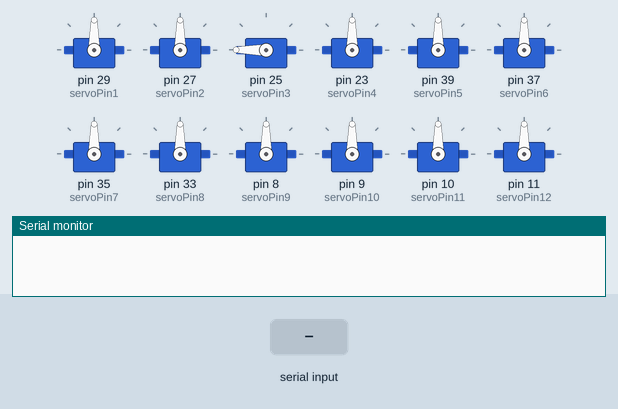
This sketch was run on a simulated Arduino Mega 2560, built with avr-gcc and run on an emulated ATmega2560. Shown: 12 × servo, the last lines printed to the serial monitor. Inputs (shaded band) come from the test bench.

Above: at 2.2 s.
2.3 s: "a" received over Serial
At 3.77 s:
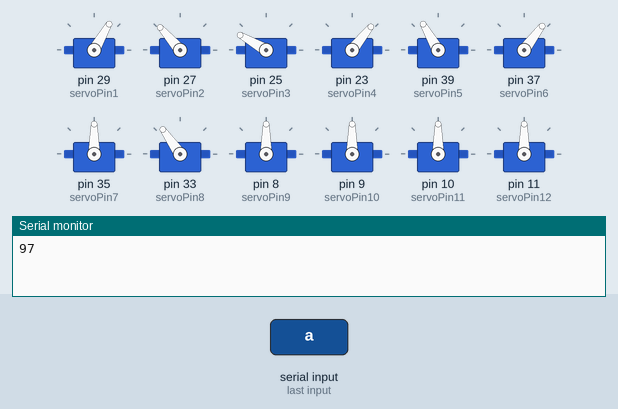
At 4.8 s:
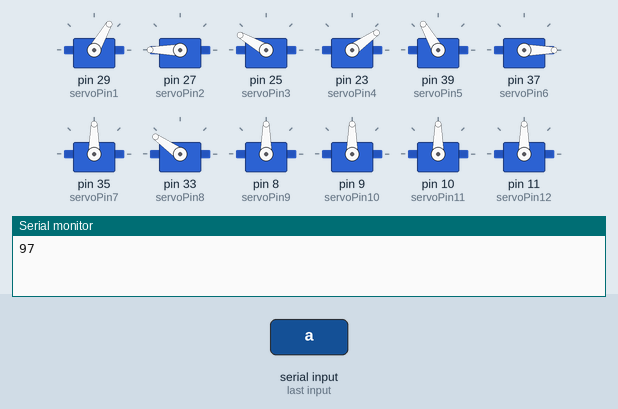
5.3 s: "b" received over Serial
At 9.4 s:
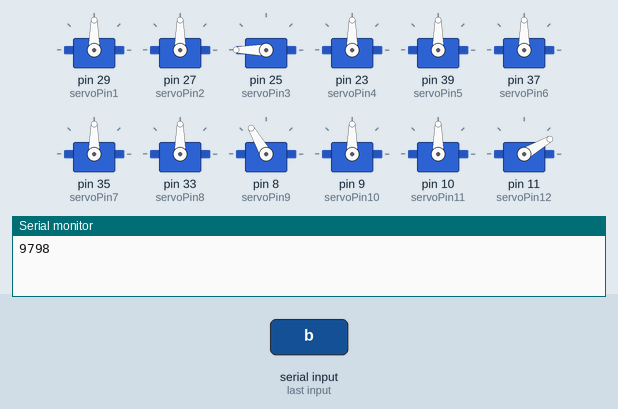
Timing chart, 0 to 10.9 s (numbered marks = the images above; inputs shaded):
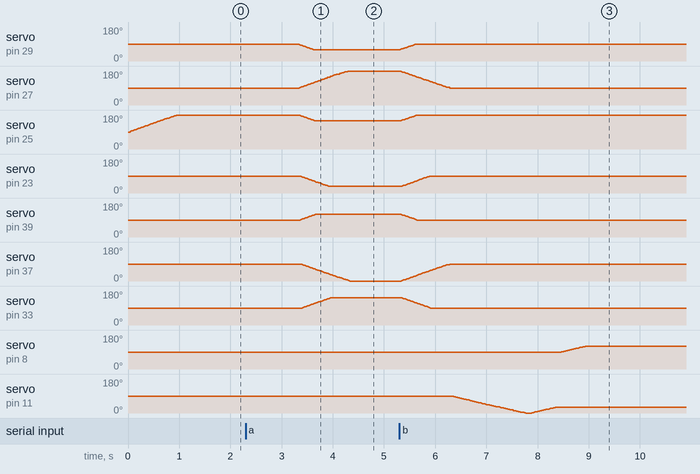

The sketch:

Unit_test.ino.ino
```cpp
#include<VarSpeedServo.h>

VarSpeedServo myservo1;//VarSpeedServo　を　myservo1　に変える
VarSpeedServo myservo2;
VarSpeedServo myservo3;
VarSpeedServo myservo4;
VarSpeedServo myservo5;
VarSpeedServo myservo6;
VarSpeedServo myservo7;
VarSpeedServo myservo8;
VarSpeedServo myservo9;//VarSpeedServo　を　myservo1　に変える
VarSpeedServo myservo10;
VarSpeedServo myservo11;
VarSpeedServo myservo12;
VarSpeedServo myservo13;
VarSpeedServo myservo14;
VarSpeedServo myservo15;
VarSpeedServo myservo16;

//サーボの通信ピン番号を13とする
const int servoPin1 = 29;
const int servoPin2 = 27;
const int servoPin3 = 25;
const int servoPin4 = 23;
const int servoPin5 = 39;
const int servoPin6 = 37;
const int servoPin7 = 35;
const int servoPin8 = 33;
const int servoPin9 = 8;
const int servoPin10 = 9;
const int servoPin11 = 10;
const int servoPin12 = 11;
const int servoPin13 = 4;
const int servoPin14 = 5;
const int servoPin15 = 6;
const int servoPin16 = 7;

int data = 0;//ラズパイからの信号データを受け取る変数"data"を初期化

void setup() {
  Serial.begin(9600); //シリアル通信による通信速度を9600とする

 //myservo1の出力は、servoPin1に反映させる
  myservo1.attach(servoPin1);//右くるぶし
  myservo2.attach(servoPin2);//右ひざ
  myservo3.attach(servoPin3);//右肩　　　　　　  7  8    4  3
  myservo4.attach(servoPin4);//右の中肩　　　　　6          2   後ろからの図
  myservo5.attach(servoPin5);//左くるぶし        5          1
  myservo6.attach(servoPin6);//左ひざ
  myservo7.attach(servoPin7);//左肩
  myservo8.attach(servoPin8);//左の中肩
  //前
  myservo9.attach(servoPin9);//右くるぶし
  myservo10.attach(servoPin10);//右ひざ
  myservo11.attach(servoPin11);//右肩　　　　　　  15  16    12 11
  myservo12.attach(servoPin12);//右の中肩　　　　　14           10   後ろからの図
  myservo13.attach(servoPin13);//左くるぶし        13            9
  myservo14.attach(servoPin14);//左ひざ
  myservo15.attach(servoPin15);//左肩
  myservo16.attach(servoPin16);//左の中肩
  //初期位置に設定
  set();
}

void loop() {
  while(Serial.available()> 0){//ラズパイからのdataが確認されたら、、、
    data = Serial.read();//そのデータを格納した"data"の中を読み込む
    Serial.print(data);//読み込んだものを表示する


    if(data == 'a'){//もし、受け取ったデータが'a'だったなら、、、
      //新しい指示があるたびに、初期位置に戻ってほしいので、ここで初期位置
      set();
      myservo1.write(60,60,false);//指定した位置（180°）に（128のスピードで）動かす
      delay(10);
      myservo2.write(180,60,false);
      delay(10);
      myservo3.write(150,60,false);
      delay(10);
      myservo4.write(35,60,false);
      delay(10);
      myservo5.write(120,60,false);
      delay(10);
      myservo6.write(0,60,false);
      delay(10);
      myservo7.write(90,60,false);
      delay(10);
      myservo8.write(145,60,false);
      delay(10);
    }else if(data == 'b'){
        //新しい指示があるたびに、初期位置に戻ってほしいので、ここで初期位置
        set();
        myservo12.write(0,40,true);
        delay(100);
        myservo12.write(30,40,true);
        delay(100);
        myservo9.write(120,40,true);
      }
  }
}
 int set(){
  //後ろ
    myservo1.write(90,60,false);//初期位置に設定する（90°,128/225の速さ,スルー）
    myservo2.write(90,60,false);
    myservo3.write(180,60,false);
    myservo4.write(90,60,false);
    myservo5.write(90,60,false);
    myservo6.write(90,60,false);
    myservo7.write(90,60,false); //180を90にした（15番が90でまっすぐだったから）
    myservo8.write(90,60,false);
    //前
    myservo9.write(90,60,false);//初期位置に設定する（90°,60/225の速さ,スルー）
    myservo10.write(90,60,false);
    myservo11.write(90,60,false);
    myservo12.write(90,60,false);
    myservo13.write(90,60,false);
    myservo14.write(90,60,false);
    myservo15.write(90,60,false);
    myservo16.write(90,60,false);
    delay(1000);


}
```

Measured:
- after the input at 2.3 s, servo on pin 29 (servoPin1): moves from 90° to 60° over 0.30 s, starting after 1.0 s; servo on pin 27 (servoPin2): moves from 90° to 180° over 0.95 s, starting after 1.0 s
- after the input at 5.3 s, servo on pin 29 (servoPin1): moves from 60° to 90° over 0.30 s, starting at once; servo on pin 27 (servoPin2): moves from 180° to 90° over 0.94 s, starting at once
